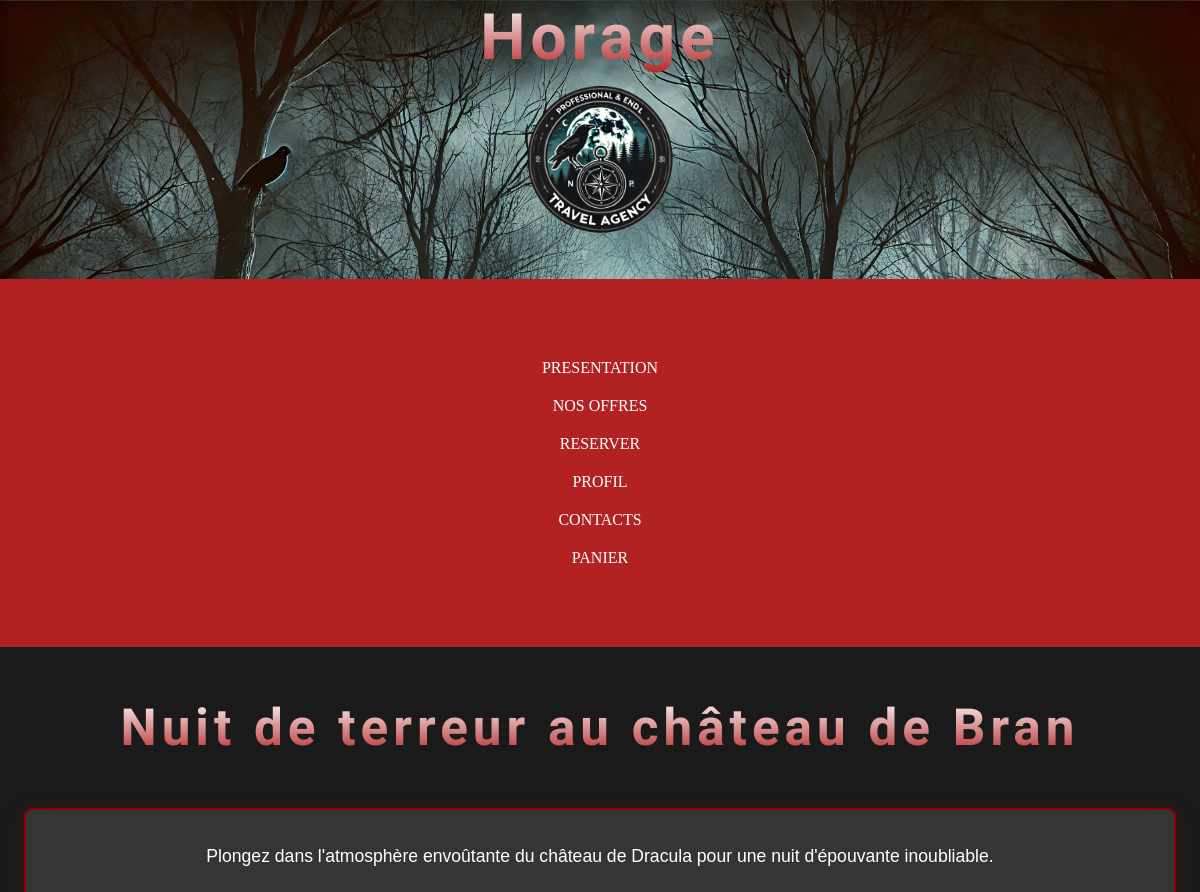
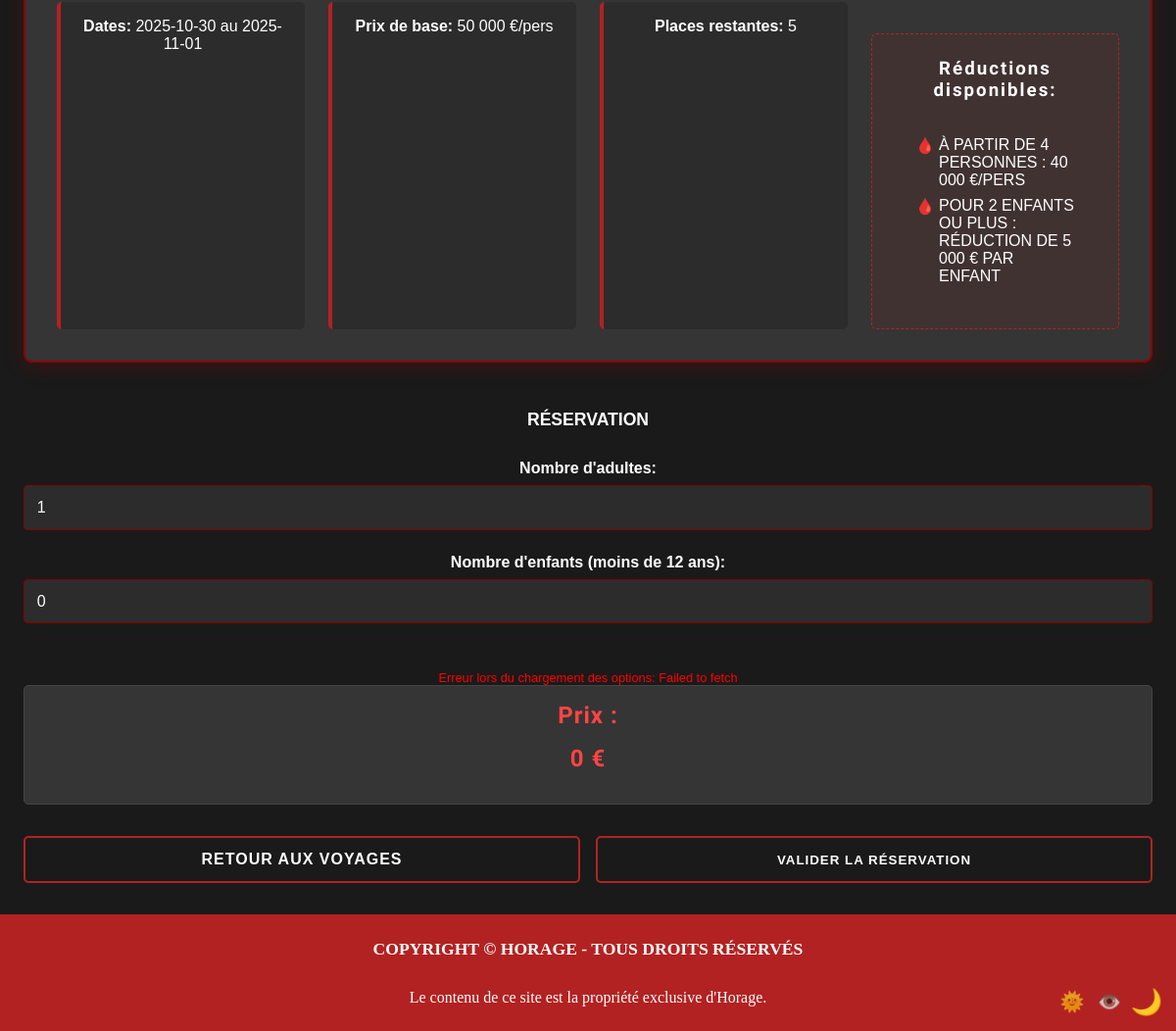
Screenshot of /voyages_details.php?id=3 (signed in) with the database file from the repository (2 pictures, top to bottom).
### tables this page shows
CREATE TABLE `voyages` (
  `IdVoyage` int(11) NOT NULL,
  `Titre` varchar(100) NOT NULL,
  `Description` text NOT NULL,
  `DateDebut` date NOT NULL,
  `DateFin` date NOT NULL,
  `PrixBase` decimal(10,2) NOT NULL,
  `PlacesDispo` int(11) NOT NULL
);

CREATE TABLE `reduction` (
  `IdReduction` int(11) NOT NULL,
  `IdVoyage` int(11) NOT NULL,
  `TypeReduction` varchar(50) NOT NULL,
  `ConditionReduction` int(11) NOT NULL DEFAULT 2,
  `PrixReduit` decimal(10,2) NOT NULL
);

### voyages_details.php (the view, shortened to what this page needs)
<?php
require_once 'session.php';
$pdo = DemarrageSQL();
$idVoyage = $_GET['id'] ?? null;
$stmt = $pdo->prepare("SELECT * FROM voyages WHERE IdVoyage = ?");
$stmt->execute([$idVoyage]);
$voyage = $stmt->fetch(PDO::FETCH_ASSOC);
$stmt = $pdo->prepare("SELECT * FROM reduction WHERE IdVoyage = ?");
$stmt->execute([$idVoyage]);
$reductions = $stmt->fetchAll(PDO::FETCH_ASSOC);
function afficherPrix($prix) {
    return number_format($prix, 0, '', ' ');
}
?>
<!DOCTYPE html>
<html lang="fr">
<head>
    <link rel="stylesheet" href="CSS/details.css?v=<?= time() ?>">
</head>
<body>
<main class="container">
    <h1 id="voyage_title"><?= htmlspecialchars($voyage['Titre']) ?></h1>
    <section class="voyage-info">
        <div class="description">
            <?= htmlspecialchars($voyage['Description']) ?>
        </div>
        <div class="meta-info">
            <p><strong>Dates:</strong> <?= $voyage['DateDebut'] ?> au <?= $voyage['DateFin'] ?></p>
            <p><strong>Prix de base:</strong> <?= afficherPrix($voyage['PrixBase']) ?> €/pers</p>
            <p><strong>Places restantes:</strong> <?= $voyage['PlacesDispo'] ?></p>
            <div class="reductions">
                <h3>Réductions disponibles:</h3>
                <ul>
                    <?php foreach ($reductions as $reduction): ?>
                        <li>
                            <?php if ($reduction['TypeReduction'] === 'groupe'): ?>
                                À partir de <?= $reduction['ConditionReduction'] ?> personnes :
                                <?= afficherPrix($reduction['PrixReduit']) ?> €/pers
                            <?php else: ?>
                                Pour <?= $reduction['ConditionReduction'] ?> enfants ou plus :
                                Réduction de <?= afficherPrix($reduction['PrixReduit']) ?> € par enfant
                            <?php endif; ?>
                        </li>
                    <?php endforeach; ?>
                </ul>
            </div>
        </div>
    </section>
    <form method="POST" action="recapitulatif.php" id="reservation-form">
        <h2>Réservation</h2>
        <div class="form-group">
            <label for="nb_adultes">Nombre d'adultes:</label>
            <input type="number" id="nb_adultes" name="nb_adultes" min="1" max="<?= $voyage['PlacesDispo'] ?>" value="1" required>
        </div>
        <div class="form-group">
            <label for="nb_enfants">Nombre d'enfants (moins de 12 ans):</label>
            <input type="number" id="nb_enfants" name="nb_enfants" min="0" max="<?= $voyage['PlacesDispo'] - 1 ?>" value="0">
        </div>
        <section class="etapes" id="etapes-container">
        </section>
        <div class="option-group etape">
            <h3>Prix :</h3><h3 class="prix" id="total-price">0 €</h3>
        </div>
        <div class="actions">
            <a href="Reserve.php" class="btn">Retour aux voyages</a>
            <button type="submit" class="btn btn-primary">Valider la réservation</button>
        </div>
    </form>
</main>
<footer>
    <h2>Copyright © Horage - Tous droits réservés</h2>
    <p>Le contenu de ce site est la propriété exclusive d'Horage.</p>
</footer>
</body>
</html>

### CSS/details.css (style rules this page uses)
.container { max-width: 1200px; margin: 2rem auto; padding: 0 1.5rem; font-family: 'Arial', sans-serif; }
.voyage-info { background-color: var(--color-background-form); border: 2px solid var(--color-border-dark); border-radius: 8px; padding: 2rem; margin-bottom: 3rem; box-shadow: 0 4px 20px rgba(139, 0, 0, 0.3); position: relative; overflow: hidden; }
#voyage_title { font-size: 3.2rem; margin: 50px; }
.voyage-info::before { content: ""; position: absolute; top: 0; left: 0; width: 100%; height: 100%; background: url('../img_horage/texture-blood.png') repeat; opacity: 0.05; pointer-events: none; }
.description { font-size: 1.1rem; line-height: 1.6; margin-bottom: 1.5rem; color: var(--color-white); }
.meta-info { display: grid; grid-template-columns: repeat(auto-fit, minmax(200px, 1fr)); gap:1.5rem; margin-top: 1.5rem; }
.meta-info p { background-color: var(--color-background-profile); padding: 1rem; border-radius: 5px; border-left: 4px solid var(--color-nav); }
.reductions { margin-top: 2rem; padding: 1.5rem; background-color: rgba(178, 34, 34, 0.1); border: 1px dashed var(--color-nav); border-radius: 5px; }
.reductions h3 { color: var(--color-red-light); margin-bottom: 1rem; font-family: 'Creepster', cursive; letter-spacing: 2px; }
.reductions ul { display: flex; flex-direction: column; gap: 0.5rem; text-align: left; margin: 0; }
.reductions li { position: relative; padding-left: 1.5rem; }
.reductions li::before { content: "🩸"; position: absolute; left: 0; }
.form-group { margin-bottom: 1.5rem; }
.form-group label { display: block; margin-bottom: 0.5rem; color: var(--color-white); font-weight: bold; }
.form-group input[type="number"] { width: 100%; padding: 0.8rem; background-color: var(--color-background-profile); border: 1px solid var(--color-border-dark); border-radius: 4px; color: var(--color-white); font-size: 1rem; }
.etapes { margin-top: 3rem; }
.etape { background-color: var(--color-background-profile); border-radius: 8px; padding: 1.5rem; margin-bottom: 2rem; border-left: 5px solid var(--color-border-dark); position: relative; overflow: hidden; }
.etape h3 { color: var(--color-redlight-root); font-family: 'Creepster', cursive; font-size: 1.5rem; margin-bottom: 1rem; letter-spacing: 1px; }
.option-group { background-color: var(--color-background-form); padding: 1rem; border-radius: 5px; border: 1px solid var(--color-border); }
.actions { display: flex; justify-content: space-between; margin-top: 2rem; gap: 1rem; }
.btn { padding: 0.8rem 1.5rem; border-radius: 5px; font-weight: bold; text-transform: uppercase; letter-spacing: 1px; transition: all 0.3s; text-align: center; flex: 1; }
.btn-primary { background-color: var(--color-nav); color: var(--color-white); border: none; }
.btn { background-color: transparent; color: var(--color-white); border: 2px solid var(--color-nav); }

### CSS/root.css (style rules this page uses)
:root { --color-border : #444; --color-rod: #ffffff; --color-nav: #B22222; --color-search-button: #6b0710; --color-search-button-hover: rgb(44, 11, 11); --color-search-form-group: #771f1f; --color-background: #1A1A1A; --color-hover: #7a0a14; --color-travelbutton: #ffffff; --color-nav-light: #ff4444; --color-background-form: #353535; --color-background-profile: #2C2C2C; --color-border-dark: #8B0000; --color-redlight-root: #ff4444; --color-white: white; --color-orange: #ffa500; --color-blue: #007bff; --color-purple: #800080; --color-green:#33ff00; }

### CSS/main.css (style rules this page uses)
* { margin: 0; padding: 0; box-sizing: border-box; }
html, body { width: 100%; height: 100%; text-align: center; background-color: var(--color-background); color: var(--color-white); }
h1 { font-family: 'Creepster', cursive; letter-spacing: 5px; font-size: 8rem; background: linear-gradient(to top, var(--color-nav), var(--color-white)); -webkit-background-clip: text; color: transparent; }
ul { text-transform: uppercase; list-style-type: none; display: flex; justify-content: center; gap: 120px; margin: 50px; }
a { text-decoration: none; color: var(--color-rod); font-size: 1.0rem; }
footer { background-color: var(--color-nav); padding: 25px; color: var(--color-rod); }
h2 { margin-bottom: 30px; text-transform: uppercase; font-size: 1.1rem; }
main { margin: 100px; }
@media screen and (max-width: 1300px) { h1 { font-size: 4rem; } }
@media screen and (max-width: 1300px) { ul { flex-direction: column; align-items: center; gap: 20px; padding: 20px; } }
@media screen and (max-width: 1300px) { main { margin: 20px; } }

### rows the page displays
voyages: Description "Plongez dans l'atmosphère envoûtante du château de Dracula pour une nuit d'épouvante inoubliable.", DateDebut "2025-10-30", DateFin "2025-11-01", PrixBase "50 000", PlacesDispo "5"
reduction: ConditionReduction "4", PrixReduit "40 000"
reduction: ConditionReduction "2", PrixReduit "5 000"

### other values shown
$profilLabel "PROFIL"
